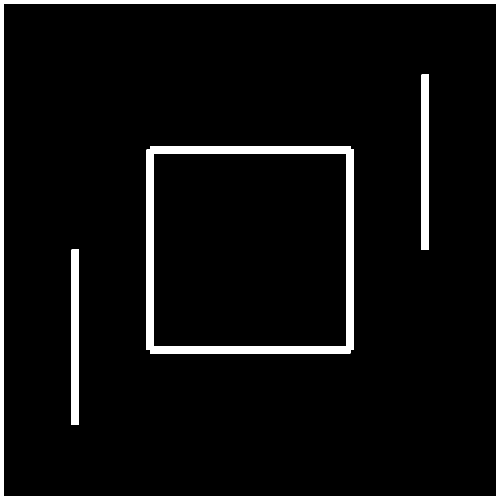
#> input picture confirmed/maze_loop20.png, 1000 x 1000 px (shown at 1/2 size); its folder holds 5 pictures in this run
$ python sim_server.py ../confirmed/maze20.png
#> lines starting #> are read from the running program, lines starting #| are printed output that depends on the picture; after the words box and inside, x2 and y2 are one past the last pixel; in counts of white or black regions, pixels touching at a corner belong together
#!/usr/bin/env python3
"""
sim_server.py — MuJoCo 仿真后端，为 ROS2 sim_bridge 提供干净的仿真 API。

架构：
  MuJoCo 场景（狗体 + 迷宫可视化）管理位姿；解析式 heightfield 射线产生激光。
  狗是运动学滑动体（slide x/y + hinge yaw, contype=0 无物理碰撞），
  速度直接写 qvel，yaw 直接写 qpos——跟 algo3_headless 一致。

坐标系（maze_gen.py 约定）：
  世界 (0,0) = 迷宫左下角，x→右 y→上
  雷达机身系：角度 0 = 前方(+x)，CCW 正，linspace(-fov/2, +fov/2, n_rays)

用法：
  python -m simtrack.sim_server                  # 自测：viewer 开车，打印 scan
  from simtrack.sim_server import SimBackend     # 被 sim_bridge 导入
"""
import math
import os
import time

import numpy as np
from PIL import Image

# MuJoCo 可选（自测模式才需要；sim_bridge 在 ROS 环境里也 import）
try:
    import mujoco
    HAS_MUJOCO = True
except ImportError:
    HAS_MUJOCO = False


class SimBackend:
    """MuJoCo 仿真后端——sim_bridge 的地基。

    所有方法都是同步的、无副作用的（除 step/set_cmd_vel 改变内部状态）。
    sim_bridge 节点在 ROS spin 循环里调 step() + get_scan() + get_true_pose()。
    """

    def __init__(self, maze_path=None, start=(1.5, 1.5, 0.0),
                 lidar_rays=360, lidar_fov_deg=360, lidar_range=15.0,
                 range_noise_m=0.0,
                 timestep=0.005, use_mujoco_viewer=False, px_per_m=50):
        """
        Args:
            maze_path: 高度图 PNG 路径（默认 confirmed/maze_loop20.png）
            start: (x, y, yaw) 起点位姿
            lidar_rays: 射线数（360 = 1°间隔）
            lidar_fov_deg: 视场角（360=全向，180=前半圆）
            lidar_range: 最大探测距离 (m)。真实 Unitree L2：10m@10%反射 / 30m@90%，
                        保守设计点取 10（暗面家具只有 10m）；默认 15 是旧基线
            range_noise_m: 测距噪声 std (m)。L2 精度 ±3cm → 0.03。默认 0（旧基线）
            timestep: 物理步长 (s)
            use_mujoco_viewer: 自测用，开 MuJoCo 窗口
            px_per_m: 高度图分辨率（像素/米），maze_gen 统一 50。不再从图宽硬算，
                      否则非 20m 宽的迷宫（如 rooms5x5=15m）会算错射线尺度。
        """
#> called with start = (1.5, 1.5, 0), lidar_rays = 360, lidar_fov_deg = 360, lidar_range = 15, range_noise_m = 0, timestep = 0.005, use_mujoco_viewer = False, px_per_m = 50
        # ── 路径 ──
        proj = os.path.dirname(os.path.dirname(os.path.abspath(__file__)))
        if maze_path is None:
            maze_path = os.path.join(proj, "confirmed", "maze_loop20.png")
        self.maze_path = maze_path

        # ── 加载高度图（射线用）──
        hf = np.array(Image.open(maze_path))
#> hf is the input picture: shape (1000, 1000); values 128 (black) and 255 (white), 6.4% white; 4 white regions, box (x1, y1, x2, y2) and area: (0, 0, 1000, 1000) 29775, (293, 292, 708, 707) 23804, (843, 149, 858, 500) 5265, (143, 499, 158, 850) 5265
        self._hf_bin = hf != 128           # True = 墙
        self.hf_h, self.hf_w = hf.shape    # 图像尺寸（像素）
#> self.hf_h = 1000; self.hf_w = 1000
        self.px_per_m = px_per_m           # 50 px/m（maze_gen 统一），不再 hf_w//20
        self.scan_step = 1.0 / self.px_per_m  # 0.02m = 1 像素

        # ── 雷达参数 ──
        self.lidar_rays = lidar_rays
        self.lidar_fov = math.radians(lidar_fov_deg)
        self.lidar_range = lidar_range
        self.range_noise_m = range_noise_m
        self._rng = np.random.default_rng(7)   # 噪声种子固定，实验可复现
        self._scan_k = np.arange(1, int(lidar_range / self.scan_step) + 1,
                                 dtype=np.float32) * self.scan_step

        # ── 位姿状态 ──
        self.x, self.y, self.yaw = start
        self.vx, self.vy, self.vyaw = 0.0, 0.0, 0.0
        self.timestep = timestep

        # ── MuJoCo 场景 ──
        self.m = self.d = None
        self.viewer = None
        if HAS_MUJOCO:
            self._init_mujoco(use_mujoco_viewer)

    # ──────────────────────────────────────────────
    # MuJoCo 场景
    # ──────────────────────────────────────────────
    def _build_xml(self):
        """构建 MuJoCo 场景 XML（狗体 + 迷宫 hfield 可视化）。"""
        maze_abs = os.path.abspath(self.maze_path)
        # 注意：狗体 body pos 必须为 0——它是关节体（slide x/y + hinge yaw），
        # MuJoCo 里关节体的世界位姿 = body.pos + 关节位移(qpos)。若 body.pos 设成起点
        # 又把 qpos 设成起点，视觉位置会叠加成 2×（狗跑到 (3,3) 墙角而非 (1.5,1.5) 房间中心）。
        # 碰撞/扫描用的是 self.x/self.y（不读 MuJoCo 位姿），所以逻辑没坏，只是可视化解耦。
        # hfield half-extent = 迷宫半宽（10m for 20m maze）
        hw = self.hf_w / self.px_per_m / 2.0  # 10.0
#> hw = 10
        return f"""<mujoco>
  <compiler angle="radian"/>
  <option timestep="{self.timestep}"/>
  <visual><global offwidth="640" offheight="480"/></visual>
  <asset>
    <hfield name="maze" size="{hw} {hw} 4.0 2.0" file="{maze_abs}"/>
  </asset>
  <worldbody>
    <light pos="{hw} {hw} 30" dir="0 0 -1" diffuse="0.9 0.9 0.95" ambient="0.4 0.4 0.45"/>
    <geom type="hfield" hfield="maze" pos="{hw} {hw} 0" rgba="0.55 0.6 0.65 1"
          friction="0 0 0" contype="0" conaffinity="0"/>
    <body name="bot" pos="0 0 2.5">
      <joint type="slide" axis="1 0 0" damping="0"/>
      <joint type="slide" axis="0 1 0" damping="0"/>
      <joint name="yaw" type="hinge" axis="0 0 1" damping="0"/>
      <geom type="capsule" fromto="-0.4 0 0 0.4 0 0" size="0.2"
            rgba="1 0.9 0.1 1" contype="0" conaffinity="0"/>
      <site name="lidar" pos="0 0 0.5" size="0.05"/>
    </body>
  </worldbody>
</mujoco>"""

    def _init_mujoco(self, use_viewer):
        xml = self._build_xml()
        self.m = mujoco.MjModel.from_xml_string(xml)
        self.d = mujoco.MjData(self.m)
        self.d.qpos[0] = self.x
        self.d.qpos[1] = self.y
        self.d.qpos[2] = self.yaw
        mujoco.mj_forward(self.m, self.d)
        if use_viewer:
            import mujoco.viewer as mv
            self.viewer = mv.launch_passive(self.m, self.d)

    # ──────────────────────────────────────────────
    # 控制
    # ──────────────────────────────────────────────
    def set_cmd_vel(self, vx_body, vyaw):
        """设置速度（机身系）。
        Args:
            vx_body: 前进速度 (m/s, 机身系 +x)
            vyaw: 转向角速度 (rad/s)
        """
        self.vyaw = vyaw
        # 机身系 → 世界系
        self.vx = vx_body * math.cos(self.yaw)
        self.vy = vx_body * math.sin(self.yaw)

    def _is_free(self, wx, wy):
        """世界坐标是否在自由空间（非墙、非出界）。"""
        col = int(wx * self.px_per_m)
        row = self.hf_h - 1 - int(wy * self.px_per_m)
        if not (0 <= col < self.hf_w and 0 <= row < self.hf_h):
            return False  # 出界 = 不通行
        return not self._hf_bin[row, col]

    def _check_collision(self, x, y, yaw):
        """检测机器狗足印（0.8m×0.4m 胶囊）是否碰墙。"""
        c, s = math.cos(yaw), math.sin(yaw)
        for dx, dy in [(0, 0), (0.3, 0), (-0.3, 0), (0, 0.25), (0, -0.25)]:
            if not self._is_free(x + dx * c - dy * s, y + dx * s + dy * c):
                return True
        return False

    def step(self):
        """推进一个物理步（timestep 秒）。

        碰撞策略（修复"旋转进墙后死锁"bug）：
          - 转向：新朝向若把足印甩进墙，拒绝转向（保持原 yaw）——否则机器狗一转身
            就把胶囊尖插进墙，之后任何平移都被拦住，永久卡死。
          - 平移：只在"当前自由 → 新位置碰墙"时拦住（防穿墙）；若当前已卡在墙里
            （历史遗留/边界数值），放行让它能脱困，否则 Nav2 永远拽不出来。
        """
        dt = self.timestep
        # ── 转向（碰撞受限）──
        new_yaw = self.yaw + self.vyaw * dt
        new_yaw = (new_yaw + math.pi) % (2 * math.pi) - math.pi
        if not self._check_collision(self.x, self.y, new_yaw):
            self.yaw = new_yaw
        # ── 平移 ──
        new_x = self.x + self.vx * dt
        new_y = self.y + self.vy * dt
        cur_stuck = self._check_collision(self.x, self.y, self.yaw)
        new_coll = self._check_collision(new_x, new_y, self.yaw)
        if (not cur_stuck) and new_coll:
            self.vx, self.vy = 0.0, 0.0          # 自由态要进墙 → 拦
        else:
            self.x, self.y = new_x, new_y         # 自由→自由 / 已卡→放行脱困
        # 写入 MuJoCo（qpos 直接设，qvel=0 防 mj_step 二次积分）
        if self.d is not None:
            self.d.qpos[0] = self.x
            self.d.qpos[1] = self.y
            self.d.qpos[2] = self.yaw
            self.d.qvel[0] = 0.0
            self.d.qvel[1] = 0.0
            mujoco.mj_step(self.m, self.d)
        if self.viewer is not None:
            self.viewer.sync()

    # ──────────────────────────────────────────────
    # 感知
    # ──────────────────────────────────────────────
    def get_true_pose(self):
        """真值位姿 (x, y, yaw)——sim_bridge 发 /odom 或调试用。"""
        return self.x, self.y, self.yaw

    def get_scan(self):
        """解析式 heightfield 射线扫描。
        Returns:
            ranges: (R,) float32, 命中距离（m），无命中=inf
            angles: (R,) float32, 机身系角度（rad），0=前方 CCW 正
        """
        rel = np.linspace(-self.lidar_fov / 2, self.lidar_fov / 2,
                          self.lidar_rays, dtype=np.float32)
        angles = self.yaw + rel
        cos_a = np.cos(angles).astype(np.float32)
        sin_a = np.sin(angles).astype(np.float32)

        # 射线上采样点世界坐标 (R, S)
        xs = cos_a[:, None] * self._scan_k[None, :] + np.float32(self.x)
        ys = sin_a[:, None] * self._scan_k[None, :] + np.float32(self.y)

        # 世界 → 图像像素
        col = (xs * self.px_per_m).astype(np.int32)
        row = self.hf_h - 1 - (ys * self.px_per_m).astype(np.int32)
        inb = (col >= 0) & (col < self.hf_w) & (row >= 0) & (row < self.hf_h)
        col_c = np.clip(col, 0, self.hf_w - 1)
        row_c = np.clip(row, 0, self.hf_h - 1)

        wall = self._hf_bin[row_c, col_c] & inb       # 真墙命中
        hit_any = wall | (~inb)                         # 出界也算终止
        R, S = hit_any.shape
        idx = np.arange(R)
        first = np.argmax(hit_any, axis=1)              # 首个终止下标
        has = hit_any[idx, first]
        ranges = np.where(has & inb[idx, np.minimum(first, S - 1)],
                          first.astype(np.float32) * self.scan_step,
                          np.float32(np.inf))
        # 测距噪声（L2 ±3cm）：只加在有限命中值上；inf（未命中）不加。
        # 加在 get_scan 内 → /scan 发布与 scan_match 修正吃同一份噪声（诚实）。
        if self.range_noise_m > 0:
            fin = np.isfinite(ranges)
            noise = self._rng.normal(0.0, self.range_noise_m, ranges.shape).astype(np.float32)
            ranges = np.where(fin, ranges + noise, ranges)
        return ranges, rel  # rel = 机身系角度

    def get_scan_polar(self):
        """便捷：返回 (ranges, angles) 同 get_scan。"""
        return self.get_scan()

    # ──────────────────────────────────────────────
    # 周期性 LiDAR 重定位（修正里程计漂移，航向/位置不无限积分）
    # ──────────────────────────────────────────────
    # [42 lines left out: functions scan_match, _match_score, not called in this run]

    def close(self):
        if self.viewer is not None:
            self.viewer.close()


# ═══════════════════════════════════════════════
# 自测：开车走迷宫，打印 scan
# ═══════════════════════════════════════════════
def _selftest():
    import sys
    use_viewer = "--viewer" in sys.argv
    sim = SimBackend(use_mujoco_viewer=use_viewer)
#> (the call stopped at in _init_mujoco, `self.m = mujoco.MjModel.from_xml_string(xml)`: mujoco is not available in this run)
    print(f"SimBackend ready: maze={sim.hf_w}x{sim.hf_h}px "
          f"({sim.px_per_m}px/m), lidar={sim.lidar_rays}rays/{sim.lidar_range}m")
#| SimBackend ready: maze=1000x1000px (50px/m), lidar=360rays/15.0m

    # 前进 3 秒（0.3 m/s），每秒打印 scan 摘要
    sim.set_cmd_vel(0.3, 0.0)
    steps_per_sec = int(1.0 / sim.timestep)
    for sec in range(5):
        for _ in range(steps_per_sec):
            sim.step()
        x, y, yaw = sim.get_true_pose()
        ranges, angles = sim.get_scan()
        valid = ranges[ranges < sim.lidar_range]
        nearest = valid.min() if len(valid) else float("inf")
        # 前方 90° 扇区
        fwd_mask = np.abs(angles) < math.pi / 4
        fwd = ranges[fwd_mask]
        fwd_min = fwd[fwd < sim.lidar_range].min() if np.any(fwd < sim.lidar_range) else float("inf")
        print(f"  t={sec+1}s  pos=({x:.2f},{y:.2f}) yaw={math.degrees(yaw):.0f}°  "
              f"scan: {len(valid)}/{sim.lidar_rays} hit  nearest={nearest:.2f}m  "
              f"fwd_min={fwd_min:.2f}m")
#> this loop made 5 passes
#|   t=1s  pos=(1.80,1.50) yaw=0°  scan: 322/360 hit  nearest=1.34m  fwd_min=1.90m
#|   t=2s  pos=(2.10,1.50) yaw=0°  scan: 323/360 hit  nearest=1.34m  fwd_min=1.90m
#|   t=3s  pos=(2.40,1.50) yaw=0°  scan: 323/360 hit  nearest=1.34m  fwd_min=1.90m
#|   t=4s  pos=(2.70,1.50) yaw=0°  scan: 324/360 hit  nearest=1.34m  fwd_min=1.90m
#|   t=5s  pos=(3.00,1.50) yaw=0°  scan: 320/360 hit  nearest=1.34m  fwd_min=1.90m
#> pass 1, in get_scan, `xs = cos_a[:, None] * self._scan_k[None, :] + np.float32(self.x)`:
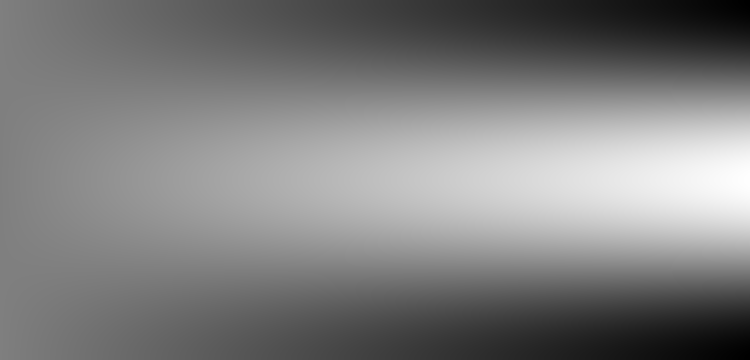
#> xs: shape (360, 750) float32; min -13.2, max 16.8, mean 1.78; drawn with min black and max white
#> pass 1, in get_scan, `ys = sin_a[:, None] * self._scan_k[None, :] + np.float32(self.y)`:
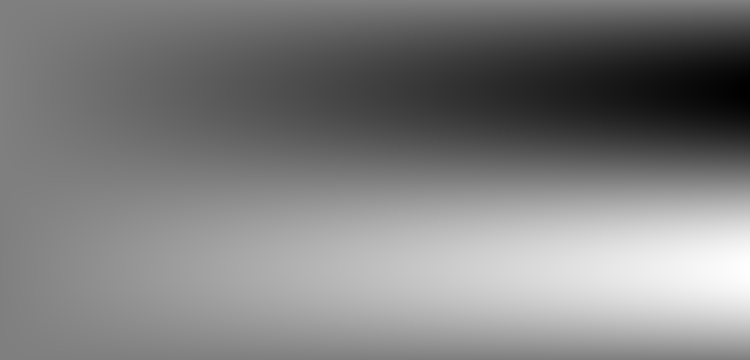
#> ys: shape (360, 750) float32; min -13.5, max 16.5, mean 1.5; drawn with min black and max white
#> pass 1, in get_scan, `row = self.hf_h - 1 - (ys * self.px_per_m).astype(np.int32)`:
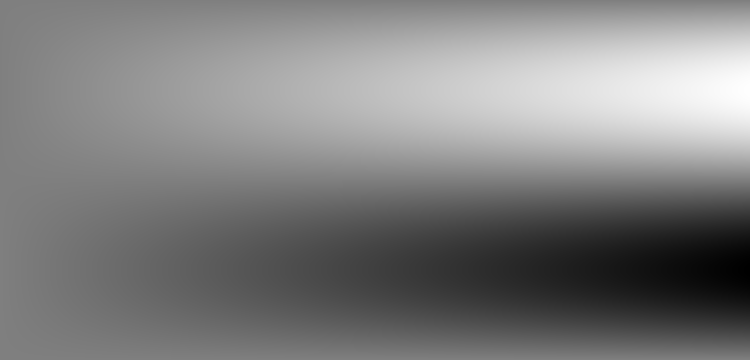
#> row: shape (360, 750) int32; min 175, max 1673, mean 924.1; drawn with min black and max white

    # 右转 90° 后再前进
    print("\n右转 90°...")
    sim.set_cmd_vel(0.0, -0.5)
    for _ in range(int(math.pi / 2 / 0.5 / sim.timestep)):
        sim.step()
    sim.set_cmd_vel(0.3, 0.0)
    for sec in range(3):
        for _ in range(steps_per_sec):
            sim.step()
        x, y, yaw = sim.get_true_pose()
        ranges, angles = sim.get_scan()
        fwd_mask = np.abs(angles) < math.pi / 4
        fwd = ranges[fwd_mask]
        fwd_min = fwd[fwd < sim.lidar_range].min() if np.any(fwd < sim.lidar_range) else float("inf")
        print(f"  t={sec+6}s  pos=({x:.2f},{y:.2f}) yaw={math.degrees(yaw):.0f}°  fwd_min={fwd_min:.2f}m")
#> this loop made 3 passes
#|   t=6s  pos=(3.00,1.20) yaw=-90°  fwd_min=1.04m
#|   t=7s  pos=(3.00,0.90) yaw=-90°  fwd_min=0.74m
#|   t=8s  pos=(3.00,0.60) yaw=-90°  fwd_min=0.44m
#> pass 1, in get_scan (call 6), `ys = sin_a[:, None] * self._scan_k[None, :] + np.float32(self.y)`:
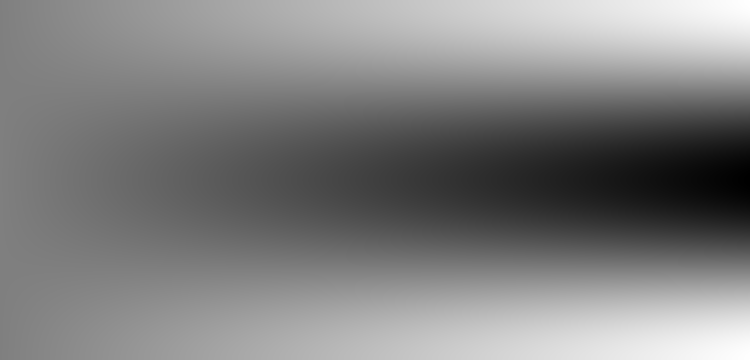
#> ys: shape (360, 750) float32; min -13.8, max 16.2, mean 1.22; drawn with min black and max white

    sim.close()
    print("\n自测完成。")


if __name__ == "__main__":
    _selftest()
